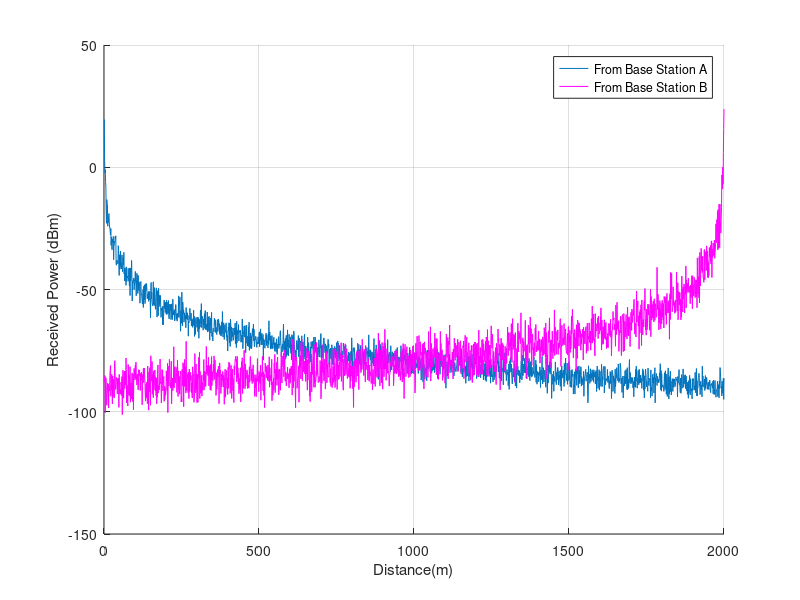

Recreate this plot in MATLAB.
% Simulation for COST231 model (Extension of HATA model)
clc;
clear all;
hte=100; %height of transmitting base station antenna in meters
hre=10; %height of receiving antenna of mobile station in meters
sdA=3; %standard deviation of noise for Base station A
sdB=5; %standard deviation of noise for Base station B
noiseA=sdA*randn(1,2000);
noiseB=sdB*randn(1,2000);
cm=3; % for urban=0 dB and metro=3 dB
disp('Frequency Range for COST231 model : 1500 to 2000 MHz')
fc=input('Put the frequency value (MHz) : ')
for d=1:2000
     % path loss calculation Between Mobile & Base station A
     LA(d)=46.3+(33.9*log10(fc))-(13.82*log10(hte))-((1.11*log10(fc)-0.7)*(10)+(1.56*log10(fc)-0.8))+((44.9-6.55*log10(hte))*log10(d))+cm;
     %path loss calculation Between Mobile & Base station B
     LB(d)=46.3+(33.9*log10(fc))-(13.82*log10(hte))-((1.11*log10(fc)-0.7)*(10)+(1.56*log10(fc)-0.8))+((44.9-6.55*log10(hte))*log10(2001-d))+cm;
     % path loss calculation for free space model
     LF(d)=32.4+20*log10(fc)+20*log10(d);

     % Received power at A without noise
     SrA(d)=60-LA(d);
     % Received power at B without noise
     SrB(d)=60-LB(d);
     % Received power at A with Gaussian noise sd=3
     PrA(d)=60-LA(d)+noiseA(d) ;
     % Received power at B with Gaussian noise sd=5
     PrB(d)=60-LB(d)+noiseB(d);
end
figure(1)
grid on
xlabel('Distance(m)');
ylabel('Received Power (dBm)');
hold on;
plot (PrA);
hold on
plot (PrB,'m');
hold on
legend('From Base Station A','From Base Station B');